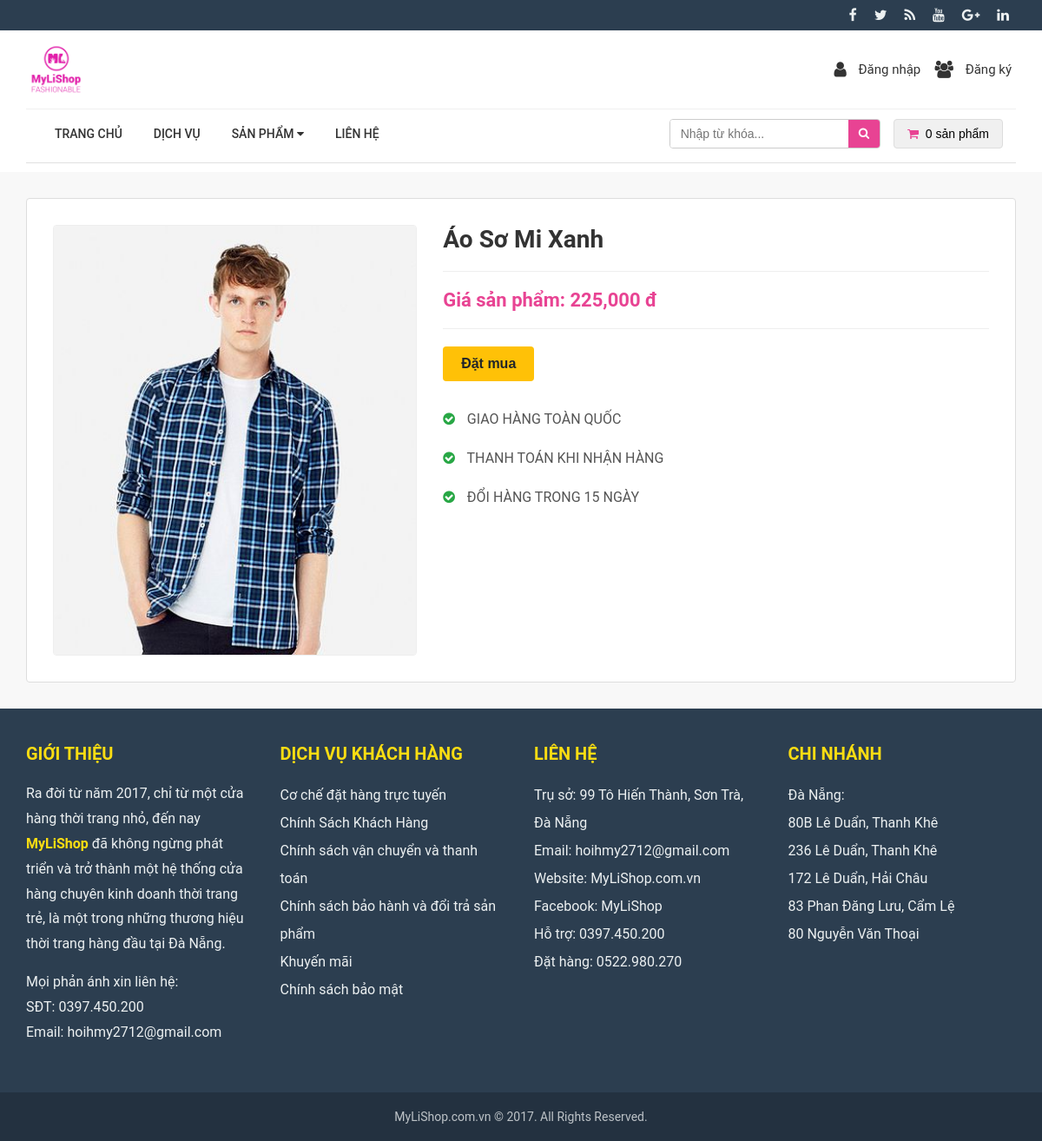
Screenshot of /php/model/detail.php?id=11 (signed in) with the database file from the repository.
### tables this page shows
CREATE TABLE `products` (
    `id` int(11) NOT NULL,
    `name` varchar(255) NOT NULL,
    `category_id` int(11) NOT NULL,
    `image` varchar(255) NOT NULL,
    `description` text NOT NULL,
    `price` float NOT NULL,
    `saleprice` float NOT NULL,
    `created` date NOT NULL,
    `quantity` int(11) NOT NULL,
    `keyword` varchar(45) DEFAULT NULL,
    `status` int(11) DEFAULT NULL
);

### php/model/detail.php (the view, shortened to what this page needs)
<head>
    <link rel="stylesheet" type="text/css" href="../../css/model.css">
    <link rel="stylesheet" type="text/css" href="https://cdnjs.cloudflare.com/ajax/libs/font-awesome/4.7.0/css/font-awesome.min.css">
    <link rel="stylesheet" href="https://unpkg.com/swiper/swiper-bundle.min.css" />
</head>
<body>
    <?php
    include 'header.php';
    $sql = "SELECT * FROM products WHERE id = " . $_GET['id'];
    $result = mysqli_query($conn, $sql);
    if ($row = mysqli_fetch_assoc($result)) {
        $thum_Image = $row['image'];
    }
    ?>
    <main class="main-content">
        <div class="container">
            <div class="detail">
                <div class="detail__main">
                    <div class="detail__image-column">
                        <img class="detail__image" src="<?php echo "../../" . $thum_Image; ?>" alt="<?php echo $row['name']; ?>">
                    </div>
                    <div class="detail__info-column">
                        <h1 class="detail__name"><?php echo $row['name']; ?></h1>
                        <hr class="detail__divider">
                        <div class="detail__price-section">
                            <?php
                            if ($row['saleprice'] > 0) {
                                $gia = $row['price'] - ($row['price'] * $row['saleprice'] / 100);
                            ?>
                                <p class="detail__price--old">Giá cũ: <del><?php echo number_format($row['price']); ?> đ</del></p>
                                <p class="detail__price--current">Giá giảm còn: <?php echo number_format($gia); ?> đ</p>
                            <?php
                            } else {
                            ?>
                                <p class="detail__price--current">Giá sản phẩm: <?php echo number_format($row['price']); ?> đ</p>
                            <?php
                            }
                            ?>
                        </div>
                        <hr class="detail__divider">
                        <div class="detail__actions">
                            <a href="_cart.php?id=<?php echo $row['id']; ?>">
                                <button class="detail__button">Đặt mua</button>
                            </a>
                        </div>
                        <div class="detail__policies">
                            <p><i class="fa fa-check-circle"></i> GIAO HÀNG TOÀN QUỐC</p>
                            <p><i class="fa fa-check-circle"></i> THANH TOÁN KHI NHẬN HÀNG</p>
                            <p><i class="fa fa-check-circle"></i> ĐỔI HÀNG TRONG 15 NGÀY</p>
                        </div>
                    </div>
                </div>
            </div>
        </div>
    </main>
    <?php include "footer.php" ?>
</body>
</html>

### css/model.css (style rules this page uses)
*, *::before, *::after { box-sizing: border-box; }
body { font-family: "Roboto", sans-serif; margin: 0; padding: 0; background-color: #f8f8f8; color: #333; }
a { text-decoration: none; color: #333; transition: color 0.3s ease; }
.container { padding-left: 30px; padding-right: 30px; margin-left: auto; margin-right: auto; }
.main-content { flex-grow: 1; }
.detail { margin-top: 30px; margin-bottom: 30px; background-color: #fff; padding: 30px; border: 1px solid #ddd; border-radius: 4px; }
.detail__main { display: flex; flex-wrap: wrap; }
.detail__image-column { padding-right: 30px; flex: 0 0 41.666667%; max-width: 41.666667%; }
.detail__info-column { flex: 0 0 58.333333%; max-width: 58.333333%; }
.detail__image { width: 100%; height: auto; border: 1px solid #eee; border-radius: 4px; }
.detail__name { font-size: 28px; font-weight: 700; margin-top: 0; margin-bottom: 15px; }
.detail__divider { border: 0; border-top: 1px solid #eee; margin: 20px 0; }
.detail__price-section p { margin: 5px 0; font-size: 22px; }
.detail__price--current { color: #e84393; font-weight: 700; }
.detail__button { background-color: #ffc107; border-color: #ffc107; color: #212529; border: 1px solid transparent; padding: 10px 20px; font-size: 16px; border-radius: 4px; cursor: pointer; font-weight: 600; transition: all 0.3s ease; }
.detail__policies { margin-top: 30px; color: #555; line-height: 1.8; }
.detail__policies i { color: #28a745; margin-right: 10px; }

### rows the page displays
products: image (picture), name "Áo Sơ Mi Xanh", price "225,000"
